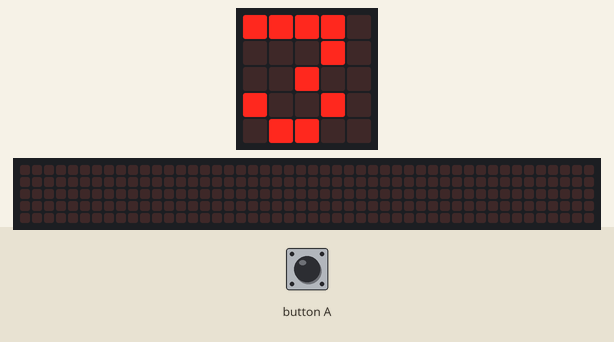
The program below on a simulated BBC micro:bit (MakeCode). Parts: the board's 5×5 LED display, a strip that is not on the board, showing the scrolling text unrolled. A reset restarts the program; random numbers come from a fixed seed; the 48×5 strip is a reading aid, not a part: it shows the text the display is scrolling, unrolled, one strip-width of it at a time.

Above: at 6.4 s.
At 11.2 s:
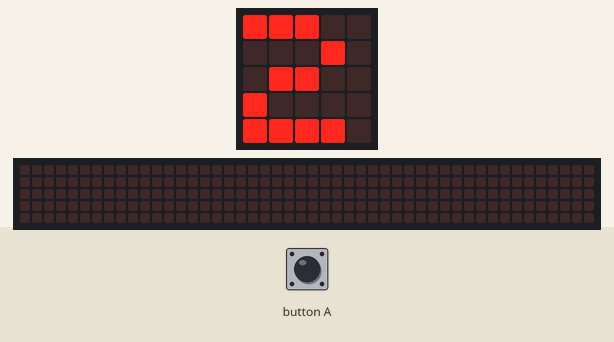
At 16.1 s:
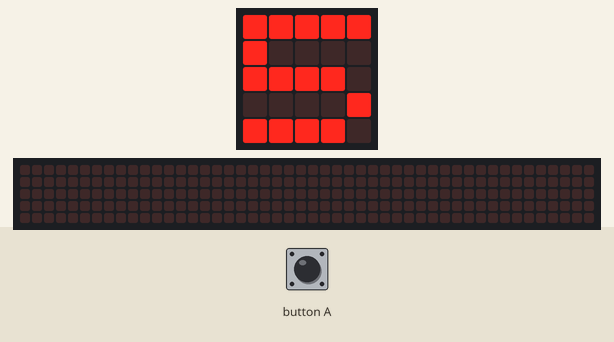
At 19.8 s:
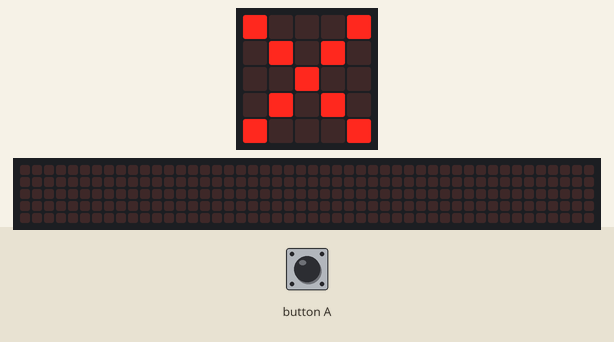
At 25.1 s:
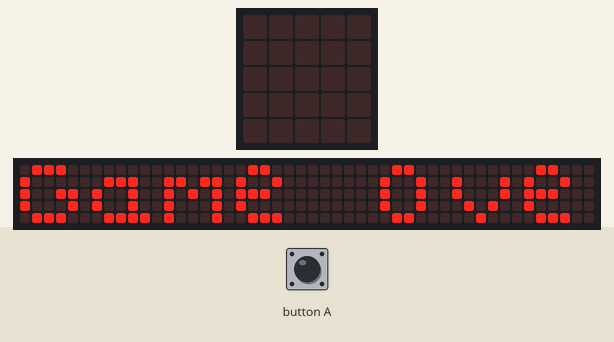
At 35.8 s:
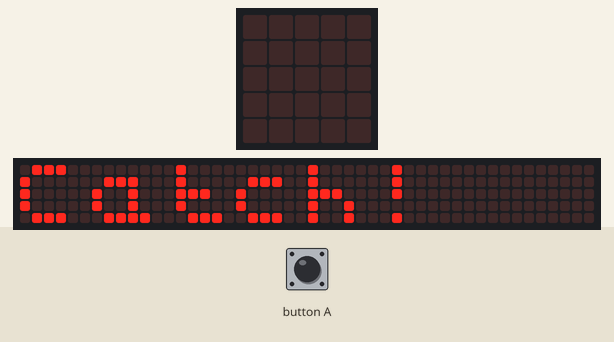

Measured:
- what the display in image 0 shows lasts 3.8 s, from 6.3 s to 10.1 s
- what the display in image 3 shows lasts 1.1 s, from 19.8 s to 20.9 s
- what the display in image 4 shows lasts 0.6 s, from 25.0 s to 25.6 s
- what the display in image 5 shows lasts 0.7 s, from 35.8 s to 36.5 s

The program:

CatchTheNumber.py
```python
def on_button_pressed_a():
    global presses
    presses += 1
input.on_button_pressed(Button.A, on_button_pressed_a)

def newRound():
    global numberToCatch, presses, lives
    numberToCatch = randint(1, 9)
    presses = 0
    basic.show_number(numberToCatch)
    basic.pause(3000)
    if presses == numberToCatch:
        basic.show_icon(IconNames.YES)
    else:
        lives += -1
        basic.show_icon(IconNames.NO)
    basic.pause(500)
    basic.clear_screen()
numberToCatch = 0
presses = 0
lives = 3
basic.show_string("Catch!")

def on_forever():
    if lives <= 0:
        basic.show_string("Game Over")
        control.reset()
    newRound()
basic.forever(on_forever)
```
